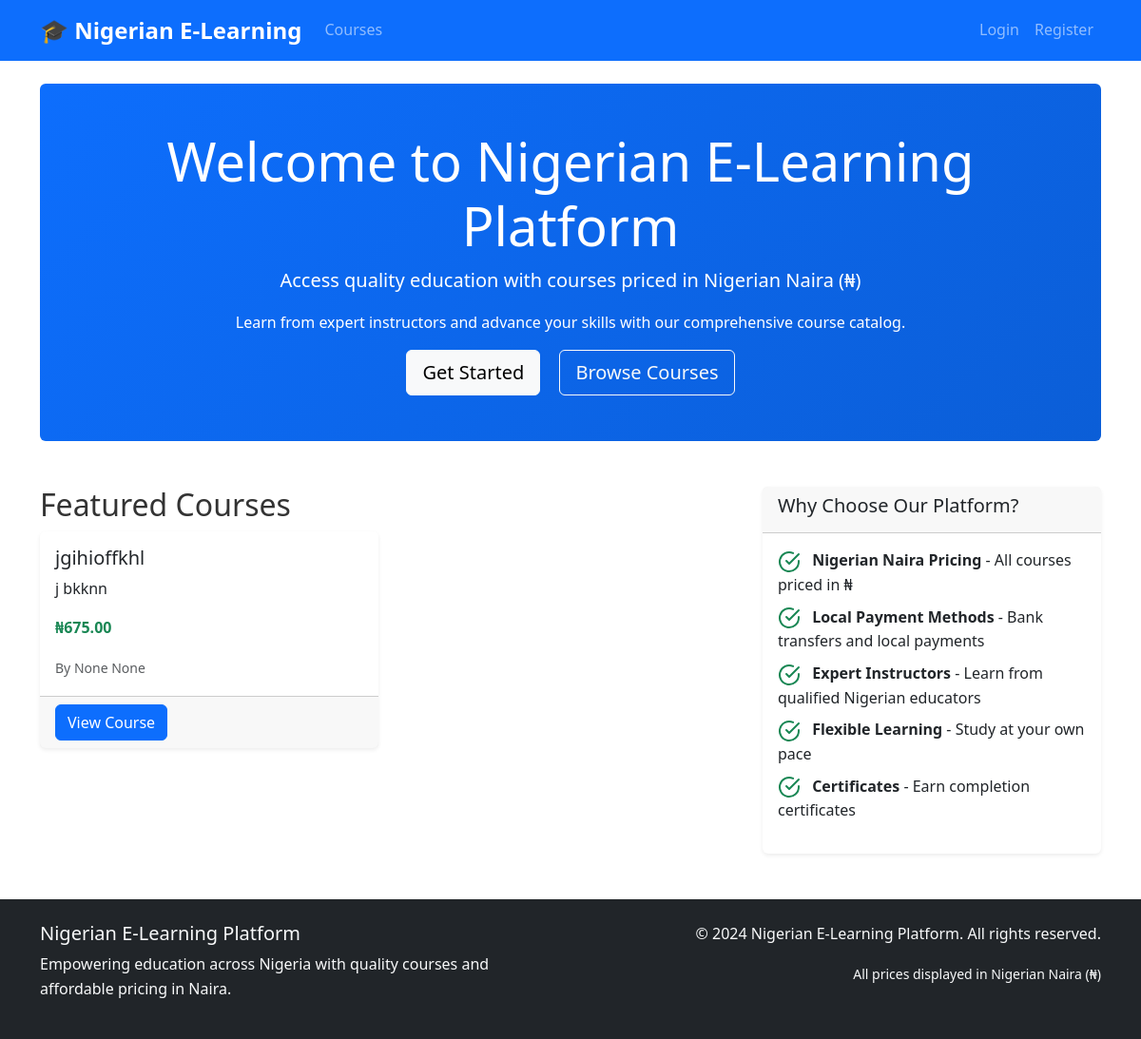
Before: / with the older database file.
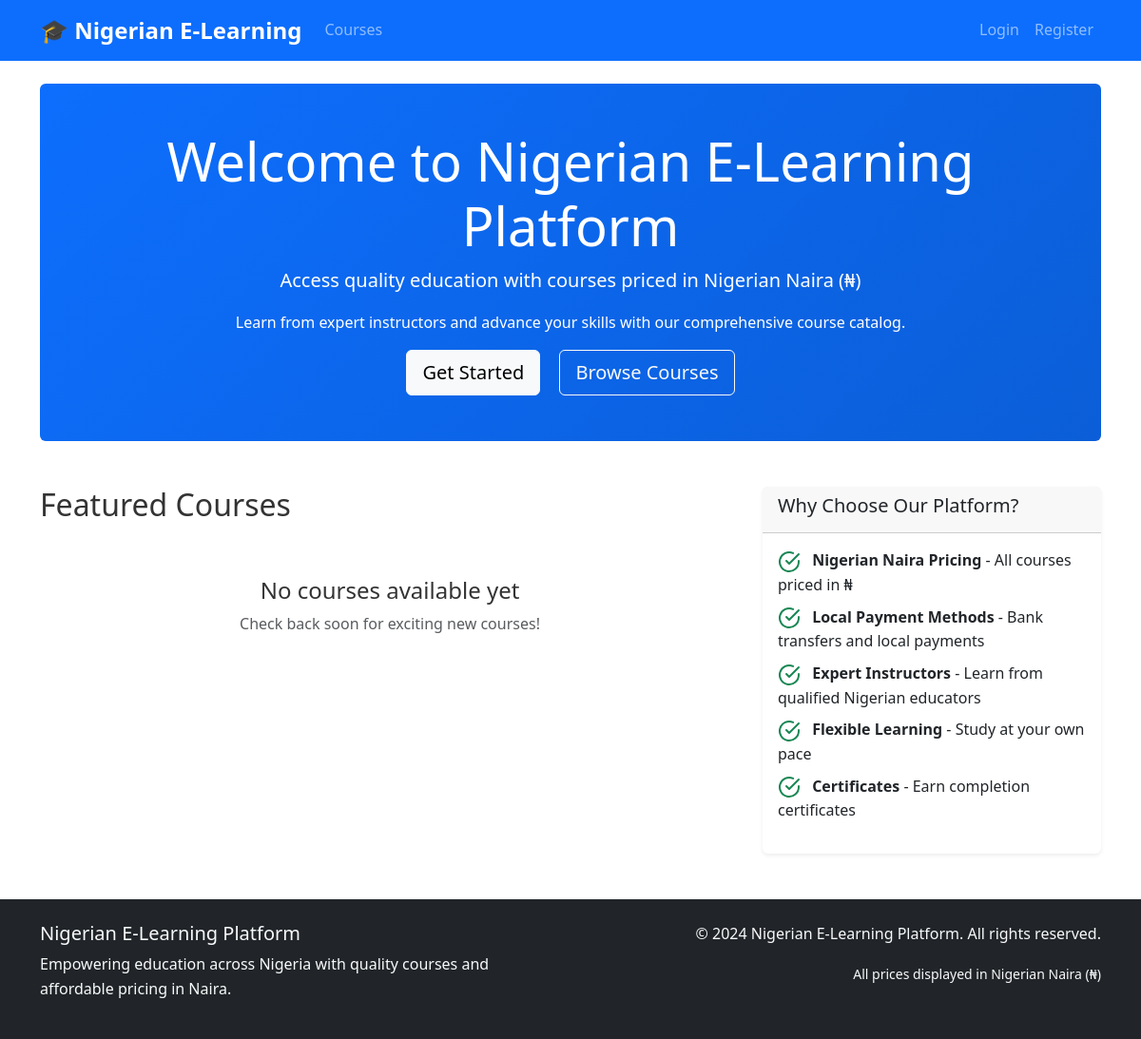
After: the same page with the newer database file.
### models.py (models this page shows, shortened)
class Course(db.Model):
    id = db.Column(db.Integer, primary_key=True)
    title = db.Column(db.String(200), nullable=False)
    description = db.Column(db.Text)
    price = db.Column(db.Float, nullable=False, default=0.0)
    instructor_id = db.Column(db.Integer, db.ForeignKey('user.id'), nullable=False)
    is_active = db.Column(db.Boolean, default=True)
    min_credits_for_certificate = db.Column(db.Integer, default=70)  # Minimum credits needed for certificate
    total_available_credits = db.Column(db.Integer, default=100)     # Total credits available in course
    created_at = db.Column(db.DateTime, default=datetime.utcnow)
    updated_at = db.Column(db.DateTime, default=datetime.utcnow, onupdate=datetime.utcnow)
    lessons = db.relationship('Lesson', backref='course', lazy='dynamic', cascade='all, delete-orphan')
    enrollments = db.relationship('Enrollment', backref='course', lazy='dynamic', cascade='all, delete-orphan')
    quizzes = db.relationship('Quiz', backref='course', lazy='dynamic', cascade='all, delete-orphan')
    assignments = db.relationship('Assignment', backref='course', lazy='dynamic', cascade='all, delete-orphan')
    course_credits = db.relationship('CourseCredit', backref='course', lazy='dynamic', cascade='all, delete-orphan')

class User(UserMixin, db.Model):
    id = db.Column(db.Integer, primary_key=True)
    username = db.Column(db.String(80), unique=True, nullable=False)
    email = db.Column(db.String(120), unique=True, nullable=False)
    password_hash = db.Column(db.String(256), nullable=False)
    role = db.Column(db.String(20), nullable=False, default='student')  # admin, instructor, student
    first_name = db.Column(db.String(50))
    last_name = db.Column(db.String(50))
    active = db.Column(db.Boolean, default=True)
    banned = db.Column(db.Boolean, default=False)
    ban_reason = db.Column(db.Text)
    email_verified = db.Column(db.Boolean, default=False)
    verification_token = db.Column(db.String(100))
    premium_user = db.Column(db.Boolean, default=False)
    instructor_verified = db.Column(db.Boolean, default=False)
    badge_level = db.Column(db.String(20), default='basic')  # basic, bronze, silver, gold, premium
    wallet_balance = db.Column(db.Float, default=0.0)
    course_credits = db.Column(db.Integer, default=0)
    created_at = db.Column(db.DateTime, default=datetime.utcnow)
    last_login = db.Column(db.DateTime)
    courses_created = db.relationship('Course', backref='instructor', lazy='dynamic')
    enrollments = db.relationship('Enrollment', backref='student', lazy='dynamic')
    payments = db.relationship('Payment', backref='user', lazy='dynamic')
    wallet_transactions = db.relationship('WalletTransaction', backref='user', lazy='dynamic')
    quiz_attempts = db.relationship('QuizAttempt', backref='user', lazy='dynamic')
    assignment_submissions = db.relationship('AssignmentSubmission', backref='user', lazy='dynamic')
    course_credits = db.relationship('CourseCredit', backref='student_credit', lazy='dynamic')

### routes.py (the view)
@app.route('/')
def index():
    courses = Course.query.filter_by(is_active=True).all()
    return render_template('index.html', courses=courses)

### templates/index.html (shortened to what this page needs)
{% extends "base.html" %}
{% block content %}
<div class="jumbotron bg-primary text-white rounded p-5 mb-5">
    <div class="container text-center">
        <h1 class="display-4">Welcome to Nigerian E-Learning Platform</h1>
        <p class="lead">Access quality education with courses priced in Nigerian Naira (₦)</p>
        <p>Learn from expert instructors and advance your skills with our comprehensive course catalog.</p>
        {% if not current_user.is_authenticated %}
        <a class="btn btn-light btn-lg me-3" href="{{ url_for('register') }}">Get Started</a>
        <a class="btn btn-outline-light btn-lg" href="{{ url_for('courses') }}">Browse Courses</a>
        {% else %}
        <a class="btn btn-light btn-lg" href="{{ url_for('dashboard') }}">Go to Dashboard</a>
        {% endif %}
    </div>
</div>
<div class="row">
    <div class="col-lg-8">
        <h2>Featured Courses</h2>
        {% if courses %}
        <div class="row">
            {% for course in courses[:6] %}
            <div class="col-md-6 mb-4">
                <div class="card h-100">
                    <div class="card-body">
                        <h5 class="card-title">{{ course.title }}</h5>
                        <p class="card-text">{{ course.description[:100] }}{% if course.description|length > 100 %}...{% endif %}</p>
                        <p class="card-text">
                            <strong class="text-success">{{ course.price|currency }}</strong>
                        </p>
                        <p class="card-text">
                            <small class="text-muted">By {{ course.instructor.first_name }} {{ course.instructor.last_name }}</small>
                        </p>
                    </div>
                    <div class="card-footer">
                        <a href="{{ url_for('course_detail', course_id=course.id) }}" class="btn btn-primary">View Course</a>
                    </div>
                </div>
            </div>
            {% endfor %}
        </div>
        {% else %}
        <div class="text-center py-5">
            <h4>No courses available yet</h4>
            <p class="text-muted">Check back soon for exciting new courses!</p>
        </div>
        {% endif %}
    </div>
    <div class="col-lg-4">
        <div class="card">
            <div class="card-header">
                <h5>Why Choose Our Platform?</h5>
            </div>
            <div class="card-body">
                <ul class="list-unstyled">
                    <li class="mb-2">
                        <i data-feather="check-circle" class="text-success me-2"></i>
                        <strong>Nigerian Naira Pricing</strong> - All courses priced in ₦
                    </li>
                    <li class="mb-2">
                        <i data-feather="check-circle" class="text-success me-2"></i>
                        <strong>Local Payment Methods</strong> - Bank transfers and local payments
                    </li>
                    <li class="mb-2">
                        <i data-feather="check-circle" class="text-success me-2"></i>
                        <strong>Expert Instructors</strong> - Learn from qualified Nigerian educators
                    </li>
                    <li class="mb-2">
                        <i data-feather="check-circle" class="text-success me-2"></i>
                        <strong>Flexible Learning</strong> - Study at your own pace
                    </li>
                    <li class="mb-2">
                        <i data-feather="check-circle" class="text-success me-2"></i>
                        <strong>Certificates</strong> - Earn completion certificates
                    </li>
                </ul>
            </div>
        </div>
    </div>
</div>
{% endblock %}

Changed rows visible on the page:
removed Course: title "jgihioffkhl", description "j bkknn", price "₦675.00", instructor.first_name "None", instructor.last_name "None"
Other visible differences:
text now shown: "No courses available yet Check back soon for exciting new courses!"
